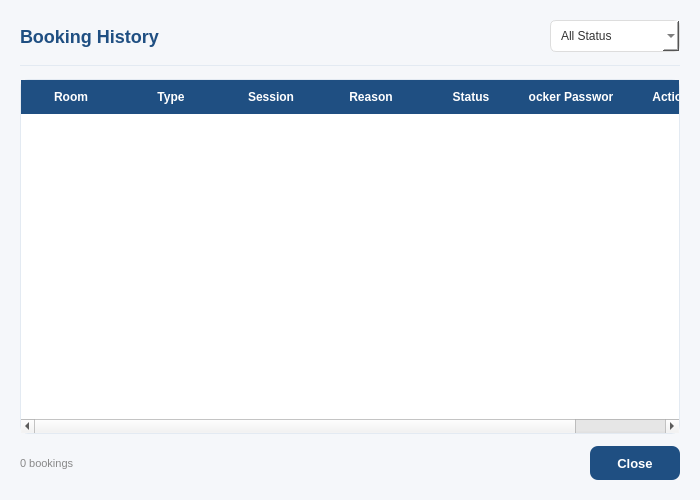
<?xml version="1.0" encoding="UTF-8"?>
<ui version="4.0">
 <class>BookingHistory</class>
 <widget class="QDialog" name="BookingHistory">
  <property name="geometry">
   <rect>
    <x>0</x>
    <y>0</y>
    <width>700</width>
    <height>500</height>
   </rect>
  </property>
  <property name="windowTitle">
   <string>Booking History</string>
  </property>
  <property name="styleSheet">
   <string notr="true">QDialog { background: #F5F7FA; }
QLabel { color: #333; border: none; }
QTableWidget { background: white; border: 1px solid #E3EAF2; border-radius: 8px; gridline-color: #F0F0F0; font-size: 12px; color: #333; }
QTableWidget::item { padding: 6px; color: #333; }
QHeaderView::section { background: #1F4F82; color: white; font-weight: bold; font-size: 12px; padding: 8px; border: none; }
QScrollBar:vertical { width: 8px; background: #F0F0F0; border-radius: 4px; }
QScrollBar::handle:vertical { background: #C0C0C0; border-radius: 4px; }</string>
  </property>
  <layout class="QVBoxLayout" name="mainLayout">
   <property name="spacing">
    <number>12</number>
   </property>
   <property name="leftMargin"><number>20</number></property>
   <property name="topMargin"><number>20</number></property>
   <property name="rightMargin"><number>20</number></property>
   <property name="bottomMargin"><number>20</number></property>
   <item>
    <layout class="QHBoxLayout" name="headerLayout">
     <property name="spacing">
      <number>0</number>
     </property>
     <item>
      <widget class="QLabel" name="lblTitle">
       <property name="text">
        <string>Booking History</string>
       </property>
       <property name="styleSheet">
        <string notr="true">font-size: 18px; font-weight: bold; color: #1F4F82;</string>
       </property>
      </widget>
     </item>
     <item>
      <spacer name="headerSpacer">
       <property name="orientation">
        <enum>Qt::Horizontal</enum>
       </property>
       <property name="sizeHint" stdset="0">
        <size><width>40</width><height>20</height></size>
       </property>
      </spacer>
     </item>
     <item>
      <widget class="QComboBox" name="comboFilter">
       <property name="minimumSize">
        <size><width>130</width><height>32</height></size>
       </property>
       <property name="styleSheet">
        <string notr="true">QComboBox { padding: 4px 10px; border: 1px solid #ddd; border-radius: 6px; font-size: 12px; background: white; color: #333; }
QComboBox:focus { border: 1px solid #1F4F82; }</string>
       </property>
       <item><property name="text"><string>All Status</string></property></item>
       <item><property name="text"><string>Pending</string></property></item>
       <item><property name="text"><string>Approved</string></property></item>
       <item><property name="text"><string>Rejected</string></property></item>
      </widget>
     </item>
    </layout>
   </item>
   <item>
    <widget class="QFrame" name="separator">
     <property name="frameShape">
      <enum>QFrame::HLine</enum>
     </property>
     <property name="styleSheet">
      <string notr="true">color: #E3EAF2;</string>
     </property>
    </widget>
   </item>
   <item>
    <widget class="QTableWidget" name="tableHistory">
     <property name="selectionBehavior">
      <enum>QAbstractItemView::SelectRows</enum>
     </property>
     <property name="editTriggers">
      <set>QAbstractItemView::NoEditTriggers</set>
     </property>
     <property name="alternatingRowColors">
      <bool>true</bool>
     </property>
     <property name="showGrid">
      <bool>false</bool>
     </property>
     <property name="verticalScrollBarPolicy">
      <enum>Qt::ScrollBarAsNeeded</enum>
     </property>
     <column>
      <property name="text"><string>Room</string></property>
     </column>
     <column>
      <property name="text"><string>Type</string></property>
     </column>
     <column>
      <property name="text"><string>Session</string></property>
     </column>
     <column>
      <property name="text"><string>Reason</string></property>
     </column>
     <column>
      <property name="text"><string>Status</string></property>
     </column>
     <column>
      <property name="text"><string>Locker Password</string></property>
     </column>
     <column>
      <property name="text"><string>Action</string></property>
     </column>
    </widget>
   </item>
   <item>
    <layout class="QHBoxLayout" name="footerLayout">
     <property name="spacing">
      <number>0</number>
     </property>
     <item>
      <widget class="QLabel" name="lblCount">
       <property name="text">
        <string>0 bookings</string>
       </property>
       <property name="styleSheet">
        <string notr="true">color: #888; font-size: 11px;</string>
       </property>
      </widget>
     </item>
     <item>
      <spacer name="footerSpacer">
       <property name="orientation">
        <enum>Qt::Horizontal</enum>
       </property>
       <property name="sizeHint" stdset="0">
        <size><width>40</width><height>20</height></size>
       </property>
      </spacer>
     </item>
     <item>
      <widget class="QPushButton" name="btnClose">
       <property name="text">
        <string>Close</string>
       </property>
       <property name="minimumSize">
        <size><width>90</width><height>34</height></size>
       </property>
       <property name="cursor">
        <cursorShape>PointingHandCursor</cursorShape>
       </property>
       <property name="styleSheet">
        <string notr="true">QPushButton { background: #1F4F82; border: none; border-radius: 8px; padding: 6px 20px; color: white; font-size: 13px; font-weight: bold; }
QPushButton:hover { background: #163D66; }</string>
       </property>
      </widget>
     </item>
    </layout>
   </item>
  </layout>
 </widget>
 <resources/>
 <connections/>
</ui>
